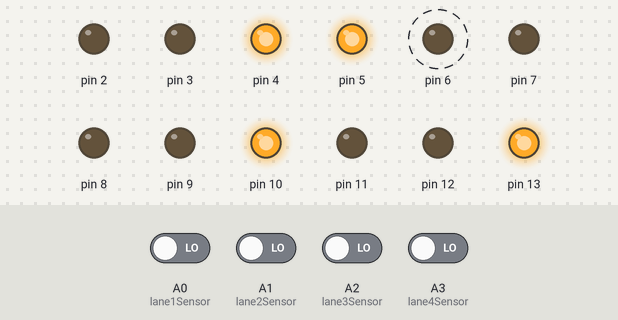
A sketch run on a simulated Arduino Uno, built with avr-gcc and run on an emulated ATmega328P. On the bench: output pins drawn as LEDs (lit = HIGH). Dashed ring = blinking. The test bench sets the inputs (shaded band); at power-on: A0 (lane1Sensor), A1 (lane2Sensor), A2 (lane3Sensor), A3 (lane4Sensor) LOW.

Above: at 1.7 s.
1.8 s: A1 (lane2Sensor) driven HIGH
At 2.4 s:
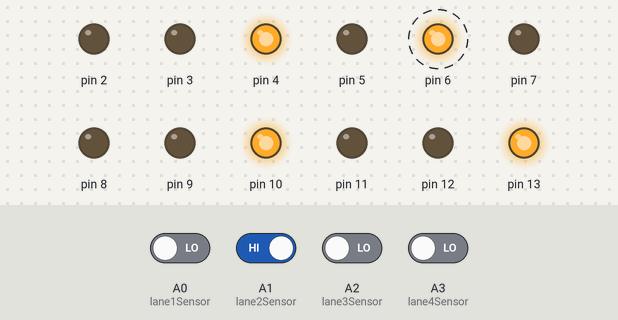
4.0 s: A1 (lane2Sensor) driven LOW
At 5.1 s:
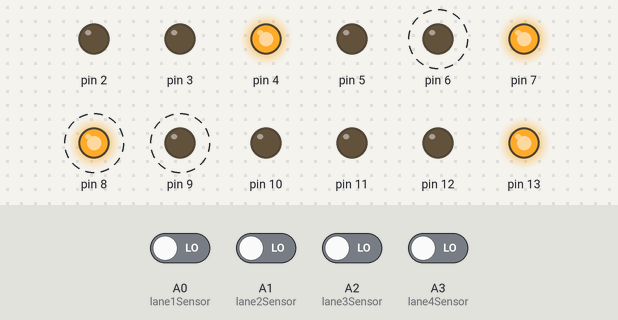
8.5 s: A3 (lane4Sensor) driven HIGH
At 9.8 s:
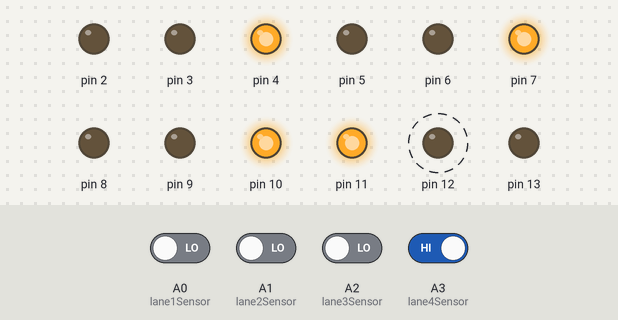
10.5 s: A0 (lane1Sensor) driven HIGH
At 11.3 s:
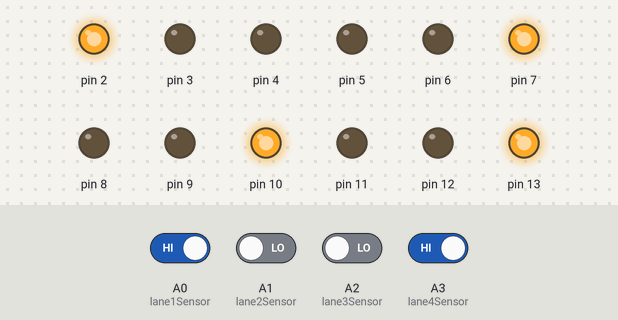
12.5 s: A0 (lane1Sensor) driven LOW
At 12.9 s:
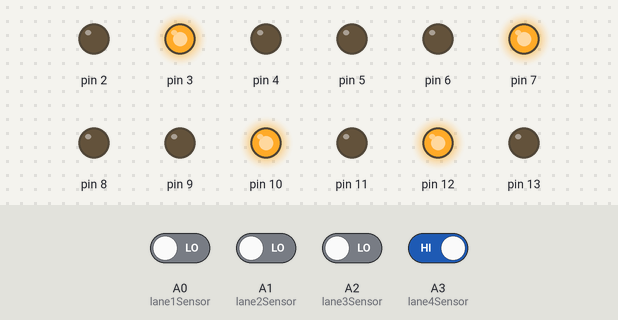
14.5 s: A1 (lane2Sensor) driven HIGH
At 14.9 s:
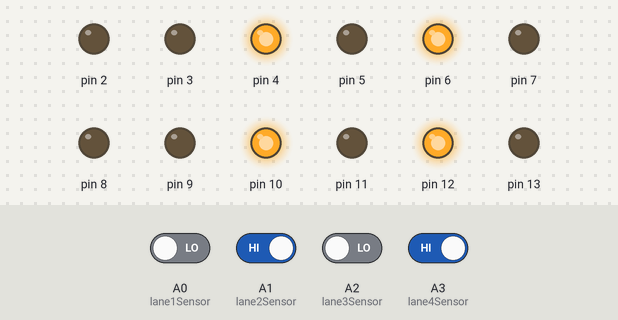
Timing chart, 0 to 17.5 s (numbered marks = the images above; inputs shaded):
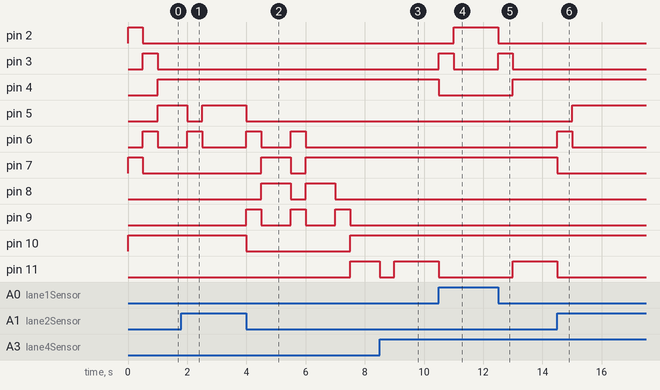

Measured:
- after the input at 1.8 s, pin 7, pin 8: stays LOW (without the input it goes to HIGH after 0.70 s)
- after the input at 4.0 s, pin 5: HIGH → LOW at once; pin 6: alternates HIGH for 0.50 s and LOW for 1.0 s, 4 changes in all, then stays LOW, starting at once
- after the input at 8.5 s, pin 2: stays LOW (without the input it goes to HIGH after 0.50 s); pin 3: stays LOW (without the input it goes to HIGH after 0.00 s)
- after the input at 10.5 s, pin 2, pin 13: LOW → HIGH after 0.50 s; pin 3, pin 12: LOW → HIGH at once, → LOW 0.50 s later; pin 4, pin 11: HIGH → LOW at once
- after the input at 12.5 s, pin 2, pin 13: HIGH → LOW at once; pin 3, pin 12: LOW → HIGH at once, → LOW 0.50 s later; pin 4, pin 11: LOW → HIGH after 0.50 s
- after the input at 14.5 s, pin 5, pin 13: LOW → HIGH after 0.50 s; pin 6, pin 12: LOW → HIGH at once, → LOW 0.50 s later; pin 7, pin 11: HIGH → LOW at once

The sketch:

try_6.ino
```cpp
// Pin definitions for traffic lights
const int lane1Green = 2; const int lane1Yellow = 3; const int lane1Red = 4;

const int lane2Green = 5; const int lane2Yellow = 6; const int lane2Red = 7;

const int lane3Green = 8; const int lane3Yellow = 9; const int lane3Red = 10;

const int lane4Green = 11; const int lane4Yellow = 12; const int lane4Red = 13;

// Pin definitions for IR sensor test pins
const int lane1Sensor = A0; const int lane2Sensor = A1; const int lane3Sensor = A2; const int lane4Sensor = A3;

// Timing durations (milliseconds)
const int greenDuration = 1000;  // Green light duration (reduced for simulation)
const int yellowDuration = 500;  // Yellow light duration (reduced for simulation)
const int initialDelay = 500;    // Delay before first transition (reduced for simulation)

// Variables to track priority and current lane
int prioritizedLane = 0;  // 0 = no priority, 1-4 = prioritized lane number
int currentLane = 1;      // Current lane in the cycle

// Constants for light states
const int GREEN = 1;
const int YELLOW = 2;
const int RED = 3;

void setup() {
  // Traffic light pins as OUTPUT
  for (int pin = 2; pin <= 13; pin++) {
    pinMode(pin, OUTPUT);
    digitalWrite(pin, LOW); // Initialize all lights OFF
  }
  // IR sensor pins as INPUT
  pinMode(lane1Sensor, INPUT); pinMode(lane2Sensor, INPUT); pinMode(lane3Sensor, INPUT); pinMode(lane4Sensor, INPUT);

  // Check for initial priority
  prioritizedLane = getPriorityLane();

  // Set initial state based on priority
  setAllLightsToRed();
  if (prioritizedLane > 0) {
    setLaneLight(prioritizedLane, GREEN);
    currentLane = prioritizedLane;
  } else {
    // Default to Lane 1 if no priority
    setLaneLight(1, GREEN);
  }

  // Wait for a short delay before the first transition
  delay(initialDelay);
}

void loop() {
  // Check sensors for prioritized lane
  int newPrioritizedLane = getPriorityLane();

  // If priority has changed, handle the transition
  if (newPrioritizedLane != prioritizedLane) {
    if (prioritizedLane > 0) {
      // Transition from the previous priority lane to the new one
      transitionLane(prioritizedLane, newPrioritizedLane > 0 ? newPrioritizedLane : getNextLane(prioritizedLane));
    } else if (newPrioritizedLane > 0) {
      // Transition from the current lane to the new priority lane
      transitionLane(currentLane, newPrioritizedLane);
    }
    prioritizedLane = newPrioritizedLane;
  }

  // If no lane has priority, follow the normal sequence
  if (prioritizedLane == 0) {
    int nextLane = getNextLane(currentLane); // Move to the next lane in the cycle
    transitionLane(currentLane, nextLane);
    currentLane = nextLane;
  }
}

// Function to get the priority lane when multiple toggles are ON
int getPriorityLane() {
  // Check toggles in priority order (Lane 1 > Lane 2 > Lane 3 > Lane 4)
  if (digitalRead(lane1Sensor) == HIGH) return 1;
  if (digitalRead(lane2Sensor) == HIGH) return 2;
  if (digitalRead(lane3Sensor) == HIGH) return 3;
  if (digitalRead(lane4Sensor) == HIGH) return 4;

  // If no toggles are ON, return 0 (no priority)
  return 0;
}

void transitionLane(int fromLane, int toLane) {
  // Turn off the current lane's active light and activate YELLOW
  setLaneLight(fromLane, YELLOW);

  // Turn off the next lane's RED light and activate YELLOW
  setLaneLight(toLane, YELLOW);

  delay(yellowDuration);

  // Turn off YELLOWs, set current lane to RED, and next lane to GREEN
  setLaneLight(fromLane, RED);
  setLaneLight(toLane, GREEN);

  delay(greenDuration);
}

// Helper function to set a lane's light (RED, YELLOW, or GREEN)
void setLaneLight(int lane, int light) {
  // Turn off all lights in the lane
  digitalWrite(getGreenPin(lane), LOW);
  digitalWrite(getYellowPin(lane), LOW);
  digitalWrite(getRedPin(lane), LOW);

  // Turn on the specified light
  switch (light) {
    case GREEN:
      digitalWrite(getGreenPin(lane), HIGH);
      break;
    case YELLOW:
      digitalWrite(getYellowPin(lane), HIGH);
      break;
    case RED:
      digitalWrite(getRedPin(lane), HIGH);
      break;
  }
}

// Helper function to get the next lane in the cycle
int getNextLane(int lane) {
  return (lane % 4) + 1; // Cycle through lanes 1-4
}

// Helper functions to get pin numbers
int getGreenPin(int lane) {
  return (lane - 1) * 3 + 2;
}

int getYellowPin(int lane) {
  return (lane - 1) * 3 + 3;
}

int getRedPin(int lane) {
  return (lane - 1) * 3 + 4;
}

// Function to set all non-active lanes to RED
void setAllLightsToRed() {
  for (int lane = 1; lane <= 4; lane++) {
    if (lane != prioritizedLane) {
      setLaneLight(lane, RED);
    }
  }
}
```
